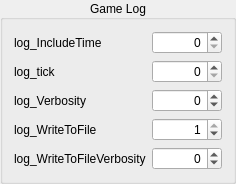
    <widget class="QGroupBox" name="groupBox_11" >
     <property name="title" >
      <string>Game Log</string>
     </property>
     <property name="alignment" >
      <set>Qt::AlignCenter</set>
     </property>
     <layout class="QGridLayout" name="gridLayout_8" >
      <item row="0" column="0" >
       <widget class="QLabel" name="label_46" >
        <property name="toolTip" >
         <string>0 = off (default), 1 = current time, 2 = relative time, 3 = current + relative time, 4 = absolute time in seconds since this mode was started </string>
        </property>
        <property name="text" >
         <string>log_IncludeTime</string>
        </property>
       </widget>
      </item>
      <item row="0" column="1" >
       <widget class="CCustomSpinboxWidget" name="log_IncludeTime" >
        <property name="minimumSize" >
         <size>
          <width>70</width>
          <height>0</height>
         </size>
        </property>
        <property name="maximumSize" >
         <size>
          <width>70</width>
          <height>16777215</height>
         </size>
        </property>
        <property name="alignment" >
         <set>Qt::AlignRight|Qt::AlignTrailing|Qt::AlignVCenter</set>
        </property>
        <property name="decimals" >
         <number>0</number>
        </property>
        <property name="minimum" >
         <double>0.000000000000000</double>
        </property>
        <property name="maximum" >
         <double>4.000000000000000</double>
        </property>
       </widget>
      </item>
      <item row="1" column="0" >
       <widget class="QLabel" name="label_47" >
        <property name="toolTip" >
         <string>When not 0, writes tick log entry into the log file, every N seconds</string>
        </property>
        <property name="text" >
         <string>log_tick</string>
        </property>
       </widget>
      </item>
      <item row="1" column="1" >
       <widget class="CCustomSpinboxWidget" name="log_tick" >
        <property name="minimumSize" >
         <size>
          <width>70</width>
          <height>0</height>
         </size>
        </property>
        <property name="maximumSize" >
         <size>
          <width>70</width>
          <height>16777215</height>
         </size>
        </property>
        <property name="alignment" >
         <set>Qt::AlignRight|Qt::AlignTrailing|Qt::AlignVCenter</set>
        </property>
        <property name="decimals" >
         <number>0</number>
        </property>
        <property name="maximum" >
         <double>999.000000000000000</double>
        </property>
        <property name="singleStep" >
         <double>1.000000000000000</double>
        </property>
       </widget>
      </item>
      <item row="2" column="0" >
       <widget class="QLabel" name="label_48" >
        <property name="toolTip" >
         <string>Defines the verbosity level for log messages written to console. -1 = suppress all logs (including eAlways), 0 = suppress all logs (except eAlways), 1 = additional errors, 2 = additional warnings, 3 = additional messages, 4 = additional comments</string>
        </property>
        <property name="text" >
         <string>log_Verbosity</string>
        </property>
       </widget>
      </item>
      <item row="2" column="1" >
       <widget class="CCustomSpinboxWidget" name="log_Verbosity" >
        <property name="minimumSize" >
         <size>
          <width>70</width>
          <height>0</height>
         </size>
        </property>
        <property name="maximumSize" >
         <size>
          <width>70</width>
          <height>16777215</height>
         </size>
        </property>
        <property name="alignment" >
         <set>Qt::AlignRight|Qt::AlignTrailing|Qt::AlignVCenter</set>
        </property>
        <property name="decimals" >
         <number>0</number>
        </property>
        <property name="minimum" >
         <double>-1.000000000000000</double>
        </property>
        <property name="maximum" >
         <double>4.000000000000000</double>
        </property>
        <property name="value" >
         <double>0.000000000000000</double>
        </property>
       </widget>
      </item>
      <item row="3" column="0" >
       <widget class="QLabel" name="label_49" >
        <property name="toolTip" >
         <string>Toggle whether to write log to file (game.log)</string>
        </property>
        <property name="text" >
         <string>log_WriteToFile</string>
        </property>
       </widget>
      </item>
      <item row="3" column="1" >
       <widget class="CCustomSpinboxWidget" name="log_WriteToFile" >
        <property name="minimumSize" >
         <size>
          <width>70</width>
          <height>0</height>
         </size>
        </property>
        <property name="maximumSize" >
         <size>
          <width>70</width>
          <height>16777215</height>
         </size>
        </property>
        <property name="alignment" >
         <set>Qt::AlignRight|Qt::AlignTrailing|Qt::AlignVCenter</set>
        </property>
        <property name="decimals" >
         <number>0</number>
        </property>
        <property name="maximum" >
         <double>1.000000000000000</double>
        </property>
        <property name="value" >
         <double>1.000000000000000</double>
        </property>
       </widget>
      </item>
      <item row="4" column="0" >
       <widget class="QLabel" name="label_50" >
        <property name="toolTip" >
         <string>Defines the verbosity level for log messages written to files. -1 = suppress all logs (including eAlways), 0 = suppress all logs (except eAlways), 1 = additional errors, 2 = additional warnings, 3 = additional messages, 4 = additional comments</string>
        </property>
        <property name="text" >
         <string>log_WriteToFileVerbosity</string>
        </property>
       </widget>
      </item>
      <item row="4" column="1" >
       <widget class="CCustomSpinboxWidget" name="log_WriteToFileVerbosity" >
        <property name="minimumSize" >
         <size>
          <width>70</width>
          <height>0</height>
         </size>
        </property>
        <property name="maximumSize" >
         <size>
          <width>70</width>
          <height>16777215</height>
         </size>
        </property>
        <property name="alignment" >
         <set>Qt::AlignRight|Qt::AlignTrailing|Qt::AlignVCenter</set>
        </property>
        <property name="decimals" >
         <number>0</number>
        </property>
        <property name="minimum" >
         <double>-1.000000000000000</double>
        </property>
        <property name="maximum" >
         <double>4.000000000000000</double>
        </property>
        <property name="singleStep" >
         <double>1.000000000000000</double>
        </property>
       </widget>
      </item>
     </layout>
    </widget>
